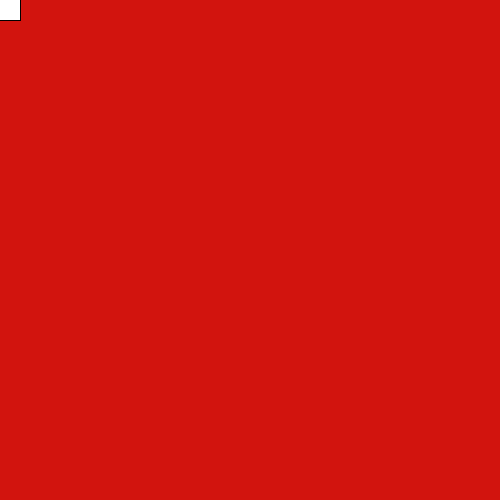
Frame 1 (no input)
Frame 60 (the mouse pressed at the canvas centre just before this capture): identical to frame 1, image omitted
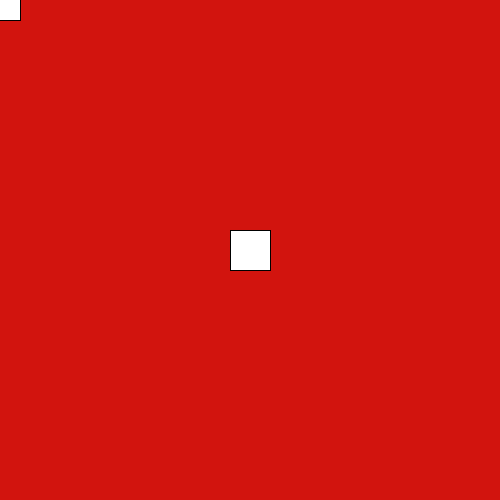
Frame 120 (the mouse held since frame 60 and released just before this capture)

The Processing sketch that drew these frames (run headless with seeded random() and noise(); from frame 60 on, the mouse is pressed at the canvas centre):

// Processing sketch: processing_79191
// ── processing_79191.pde




int variable=40;
int yo=46;


int pX=1;
int pY=1;



void setup ()
{
  size(500,500);
background (210,20,14);
// noStroke();
variable=yo+80;
rectMode(CENTER);
}


void draw (){
 // if(mousePressed){
   

rect (mouseX,mouseY,40,40);

//  }
 }
